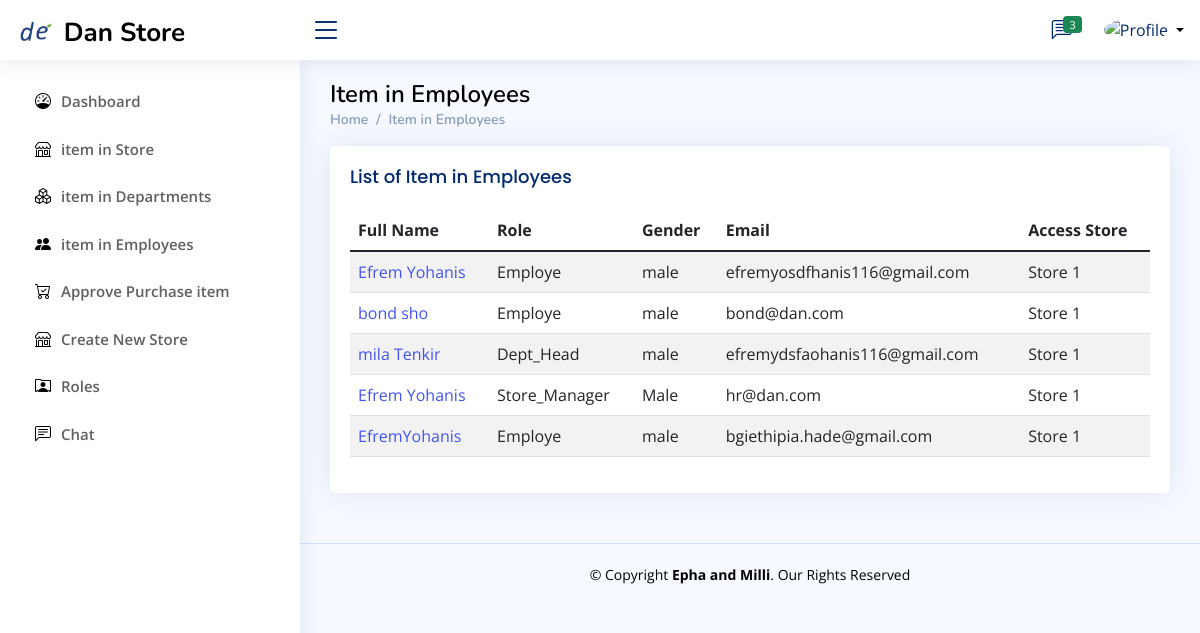
Page /comp-admin/manage-employee (signed in) on the earlier database version.
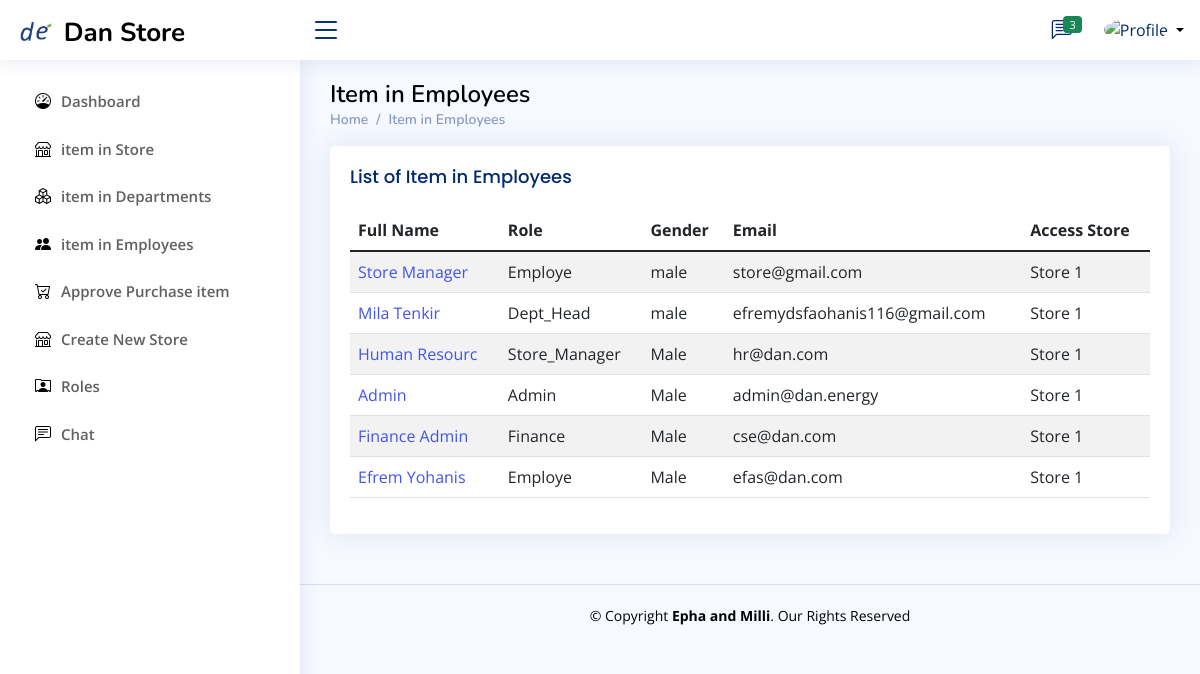
Same page on the later database version.
### Store_manager/models.py (models this page shows, shortened)
class employ(models.Model):
    user=models.ForeignKey(User,null=True,blank=True,on_delete=models.CASCADE)
    role= models.CharField(max_length=200,null=True,blank=True)
    profile_pic=models.ImageField(null=True,blank=True, upload_to='Profile/')
    Full_Name=models.CharField(max_length=300, null=True)
    gender = models.CharField(max_length=20,null=True,blank=True)
    phone1 = models.CharField(max_length=200, null=True)
    phone2 = models.CharField(max_length=200, null=True)
    facebook = models.CharField(max_length=200, null=True,blank=True)
    telegram = models.CharField(max_length=200, null=True,blank=True)
    instagram = models.CharField(max_length=200, null=True,blank=True)
    about = models.TextField(max_length=500, null=True)
    address = models.CharField(max_length=200, null=True)
    inDepartment = models.CharField(max_length=300,null=True)
    date_created = models.DateTimeField(auto_now_add=True, null=True)
    Thechnologist =models.BooleanField(blank=True,null=True,default=False)
    accessStore=models.ForeignKey(allStore,null=True,blank=True,on_delete=models.CASCADE)
    Titel = models.CharField(max_length=20,null=True,blank=True)
    Filed_Study = models.CharField(max_length=20,null=True,blank=True)
    Collage = models.CharField(max_length=20,null=True,blank=True)
    grade=models.CharField(max_length=20,null=True,blank=True)
    Year_Graguation = models.DateField(null=True,blank=True)
    Document=models.FileField(null=True,blank=True,upload_to="File/Document")

class allStore(models.Model):
    storeName= models.CharField(max_length=300,null=False, blank=False)
    storeDescription = models.TextField(null=False,blank=False)
    storeKeeper = models.CharField(max_length=300,null=False,blank=False,default='TBA')
    storeLocation = models.TextField(null=False,blank=False)
    def __str__(self) -> str:
        return str(self.storeName)

### Company_Admin/views.py (the view)
# urls.py: path('manage-employee', views.manage_employee, name='manage-employee'),
def manage_employee(request):
    try:
        if request.user.groups.all()[0].name == 'Company_Admin':
            allEmployees = employ.objects.all()
            context = {
                'all_emplyees': allEmployees
            }
            return render(request,'Company_Admin/ManageEmployee/index.html', context)
        messages.error(request, 'Permission denied ')
        return redirect('log-out')
    except IndexError as e:
        messages.error(request, 'Login Before ')
        return redirect('log-out')

### Templates/Company_Admin/ManageEmployee/index.html (shortened to what this page needs)
{% extends 'Company_Admin/base.html' %} {% block admin %}
<main id="main" class="main">
  <div class="pagetitle">
    <h1 style="color: black">Item in Employees</h1>
    <nav>
      <ol class="breadcrumb">
        <li class="breadcrumb-item">
          <a href="{% url 'admin-dashboard' %}">Home</a>
        </li>
        <li class="breadcrumb-item">Item in Employees</li>
      </ol>
    </nav>
  </div>
  <section class="section">
    <div class="col-lg-12">
      <div class="card">
        <div class="card-body">
          <h5 class="card-title">List of Item in Employees</h5>
          <table class="table table-border table-striped datatable">
            <thead>
              <tr>
                <th scope="col">Full Name</th>
                <th scope="col">Role</th>
                <th scope="col">Gender</th>
                <th scope="col">Email</th>
                <th scope="col">Access Store</th>
              </tr>
            </thead>
            <tbody>
              {% for employee in all_emplyees %}
              <tr>
                <td><a href="{% url 'item_in_employee' employee.id %}">{{employee.Full_Name}}</a></td>
                <td>{{employee.role}}</td>
                <td>{{employee.gender}}</td>
                <td>{{employee.user.email}}</td>
                <td>{{employee.accessStore}}</td>
              </tr>
              {% endfor %}
            </tbody>
          </table>
        </div>
      </div>
    </div>
  </section>
</main>
{% endblock %}

Differences in the rows shown:
removed employ: Full_Name "bond sho", role "Employe", gender "male", user.email "bond@dan.com", accessStore "Store 1"
removed employ: Full_Name "EfremYohanis", role "Employe", gender "male", user.email "bgiethipia.hade@gmail.com", accessStore "Store 1"
changed employ: Full_Name "Efrem Yohanis" → "Store Manager"; user.email "efremyosdfhanis116@gmail.com" → "store@gmail.com"
changed employ "Dept_Head": Full_Name "mila Tenkir" → "Mila Tenkir"
changed employ "Store_Manager": Full_Name "Efrem Yohanis" → "Human Resourc"
added employ: Full_Name "Admin", role "Admin", gender "Male", user.email "admin@dan.energy", accessStore "Store 1"
added employ: Full_Name "Finance Admin", role "Finance", gender "Male", user.email "cse@dan.com", accessStore "Store 1"
added employ: Full_Name "Efrem Yohanis", role "Employe", gender "Male", user.email "efas@dan.com", accessStore "Store 1"
